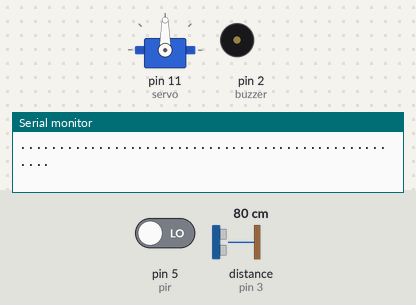
A sketch run on a simulated Arduino Uno, built with avr-gcc and run on an emulated ATmega328P. Shown: servo, buzzer (waves = sounding, pin HIGH), the last lines printed to the serial monitor. Inputs (shaded band) come from the test bench; at power-on: pin 5 (pir) LOW, distance to the obstacle (sensor on pin 3) 80 cm. The echo pulse lasts 58.3 µs per cm; the audio player accepts every command and is not drawn; pins used as bus, display or sensor lines are not drawn.

Above: at 1.8 s.
1.9 s: pin 5 (pir) driven HIGH
At 3.0 s:
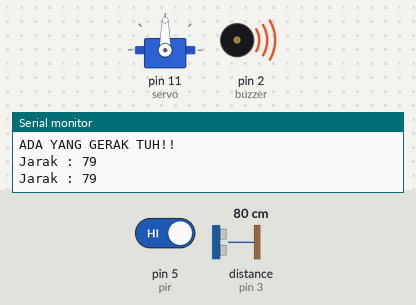
3.5 s: distance to the obstacle (sensor on pin 3) set to 17 cm
5.0 s: distance to the obstacle (sensor on pin 3) set to 14 cm
At 6.5 s:
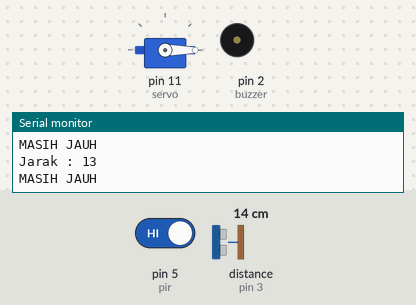
6.8 s: distance to the obstacle (sensor on pin 3) set to 10 cm
At 7.9 s:
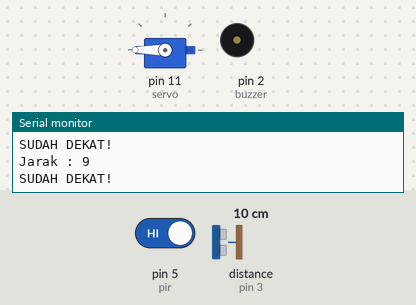
8.3 s: distance to the obstacle (sensor on pin 3) set to 60 cm
At 9.3 s:
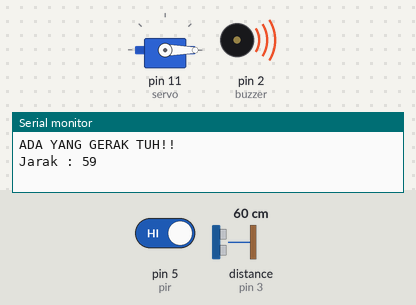
10.3 s: distance to the obstacle (sensor on pin 3) set to 2 cm
At 11.3 s:
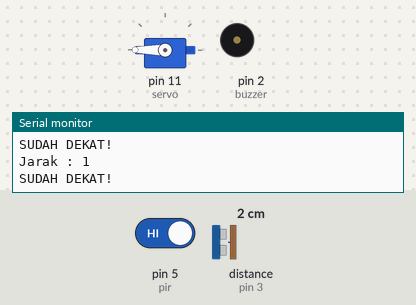
Timing chart, 0 to 13.1 s (numbered marks = the images above; inputs shaded):
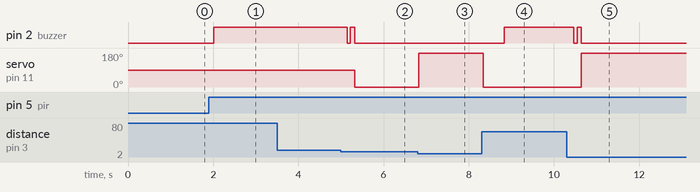

Measured:
- the behaviour switches between 16 and 15 cm on distance to the obstacle (sensor on pin 3) (found by bisection; images 1 and 2)
- the behaviour switches between 12 and 11 cm on distance to the obstacle (sensor on pin 3) (found by bisection; images 2 and 3)
- after the input at 1.9 s, pin 2 (buzzer): LOW → HIGH after 0.11 s
- after the input at 5.0 s, pin 2 (buzzer): HIGH → LOW after 0.15 s, → HIGH 0.08 s later, → LOW 0.10 s later; servo on pin 11 (servo): 90° → 0° after 0.32 s
- after the input at 6.8 s, servo on pin 11 (servo): 0° → 180° at once
- after the input at 8.3 s, pin 2 (buzzer): LOW → HIGH after 0.54 s; servo on pin 11 (servo): 180° → 0° at once
- after the input at 10.3 s, pin 2 (buzzer): HIGH → LOW after 0.17 s, → HIGH 0.08 s later, → LOW 0.10 s later; servo on pin 11 (servo): 0° → 180° after 0.34 s

The sketch:

Si_Dodo_Kang_Penerima_Paket.ino
```cpp
#include <Servo.h>
#include <Arduino.h>
#include <SoftwareSerial.h>
#include <DFPlayer_Mini_Mp3.h>
#define trigPin 4
#define echoPin 3
#define pir 5
#define buzzer 2
Servo servo;
long distance, duration;
bool motion=0;

SoftwareSerial mySerial(8,9);

void setup() {
  Serial.begin (9600);
  pinMode(trigPin, OUTPUT);
  pinMode(echoPin, INPUT);
  pinMode(buzzer, OUTPUT);
  pinMode(pir, INPUT);
  servo.attach(11);

  mySerial.begin(9600);
  mp3_set_serial (mySerial);
  mp3_set_volume(30);
  delay (5);

}
bool cekOrang(){
  unsigned long time;
  time = millis();

  //beritahu kang paket
  motion = digitalRead(pir);
  if (motion == HIGH) {
    digitalWrite(buzzer, HIGH);
    Serial.println("ADA YANG GERAK TUH!!");
  } else {
    digitalWrite(buzzer, LOW);
    Serial.println("KOSONG");
    delay(500);
  }

  //tunggu 10 detik
  while(millis()<time+10000){
    digitalWrite(trigPin, LOW);
    delayMicroseconds(10);
    digitalWrite(trigPin, HIGH);
    delayMicroseconds(10);
    digitalWrite(trigPin, LOW);
    duration = pulseIn(echoPin, HIGH);
    distance = (duration/2) * 0.034;
    Serial.print("Jarak : ");
    Serial.println(distance);
    if(distance < 15){
      Serial.println("KANG PAKET NYARI KOTAK TUH");
      return true;
    }
    delay(500);
  }
  return false;
}

void loop() {
  Serial.println("...................................................");
  //pir
  if(digitalRead(pir)){
    if(cekOrang()){
      unsigned long time;
      time = millis();
      //tunggu kang paket masukin barang

      digitalWrite(buzzer, HIGH);
      delay(100);
      digitalWrite(buzzer, LOW);
      delay(75);
      digitalWrite(buzzer, HIGH);
      delay(100);
      digitalWrite(buzzer, LOW);

      while(millis()<time+10000){
        digitalWrite(trigPin, LOW);
        delayMicroseconds(10);
        digitalWrite(trigPin, HIGH);
        delayMicroseconds(10);
        digitalWrite(trigPin, LOW);
        duration = pulseIn(echoPin, HIGH);
        distance = (duration/2) * 0.034;
        Serial.print("Jarak : ");
        Serial.println(distance);
        if(distance <= 10){
          servo.write(180);
          Serial.println("SUDAH DEKAT!");
          mp3_play (1);
          delay(500);
        }
        else if(distance >= 10 && distance < 50){
          servo.write(0);
          Serial.println("MASIH JAUH");
          delay(500);
        }
        else{
          break;
          Serial.println("DIA PERGI, SEPERTINYA BUKAN KANG PAKET!");
          delay(500);
        }
      }
      servo.write(0);
    }
  }

  //nunggu 1/2 detik
  delay(500);
}
```
